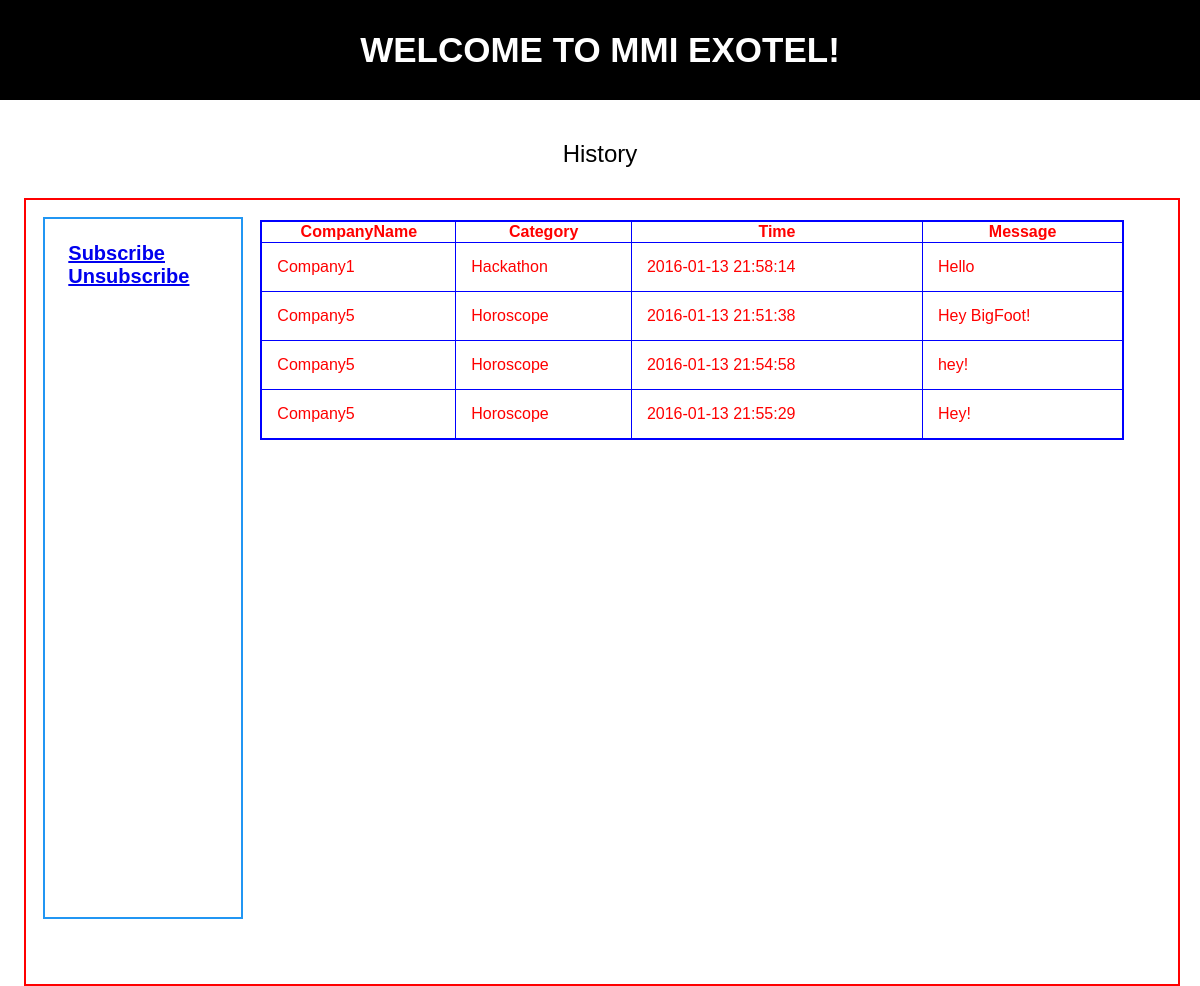
Screenshot of /feeds.php (signed in) with the database file from the repository.
### tables this page shows
CREATE TABLE `Company` (
  `CompId` int(11) NOT NULL,
  `Name` varchar(64) default NULL,
  PRIMARY KEY  (`CompId`)
);

CREATE TABLE `SubCat` (
  `ParCatId` int(11) NOT NULL,
  `SubCat_id` int(11) NOT NULL,
  `Name` varchar(32) default NULL,
  PRIMARY KEY  (`SubCat_id`),
  KEY `ParCatId` (`ParCatId`)
);

### feeds.php (the view, shortened to what this page needs)
<html>
<head>
<link rel="stylesheet" type="text/css" href="style.css" />
</head>
<body>
<?php
	include 'top_bar.php';
?>
<div id="heading">History</div>
<?php
	$su=$_SESSION["user"];
	$r=mysql_query("Select CompId,CatId,Time,Message from List where PhoneNo='$su'");
	$cnt1=mysql_num_rows($r);
	$i=0;
	echo "<div id=categories>";
	echo "<div class=menu>";
	echo "<a href=categories.php>Subscribe</a><br>";
	echo "<a href=unsub.php>Unsubscribe</a><br>";
	echo "</div><table border=2>";
	echo "<tr><th>CompanyName</th><th>Category</th><th>Time</th><th>Message</th></tr>";
	while($i<$cnt1)
	{
		$data=mysql_fetch_row($r);
		$fetch1=mysql_query("Select Name from Company where CompId='$data[0]'");
		$fetch2=mysql_query("Select Name from SubCat where SubCat_id='$data[1]'");
		$d1=mysql_fetch_row($fetch1);
		$d2=mysql_fetch_row($fetch2);
		echo "<tr><td>".$d1[0]."</td><td>".$d2[0]."</td><td>".$data[2]."</td><td>".$data[3]."</td></tr>";
		$i=$i+1;
	}
?>
</body>
</html>

### style.css (style rules this page uses)
body { font-family:sans-serif; margin: 0px; }

### feeds.php (style rules this page uses)
table { color:red; border-collapse:collapse; width:75%; border: 2px solid blue; margin-top:20px; }
td { padding:15px; }
#heading { font-size: 24px; margin-top: 40px; text-align: center; }
#categories { clear: both; margin-top: 30px; border: 2px solid red; width: 96%; margin-left: 2%; height: 98%; }
.menu { border: 2px solid #2196F3; height: 86%; width: 15%; float: left; display: inline; margin: 1.5%; padding-left: 2%; padding-top:2%; text-align: left; font-size: 20px; font-weight: bold; color: #2196F3; }

### rows the page displays
company: Name "Company1"
subcat: Name "Hackathon"
company: Name "Company5"
subcat: Name "Horoscope"

### other values shown
$data[2] "2016-01-13 21:58:14"
$data[3] "Hello"
$data[2] "2016-01-13 21:51:38"
$data[3] "Hey BigFoot!"
$data[2] "2016-01-13 21:54:58"
$data[3] "hey!"
$data[2] "2016-01-13 21:55:29"
$data[3] "Hey!"
